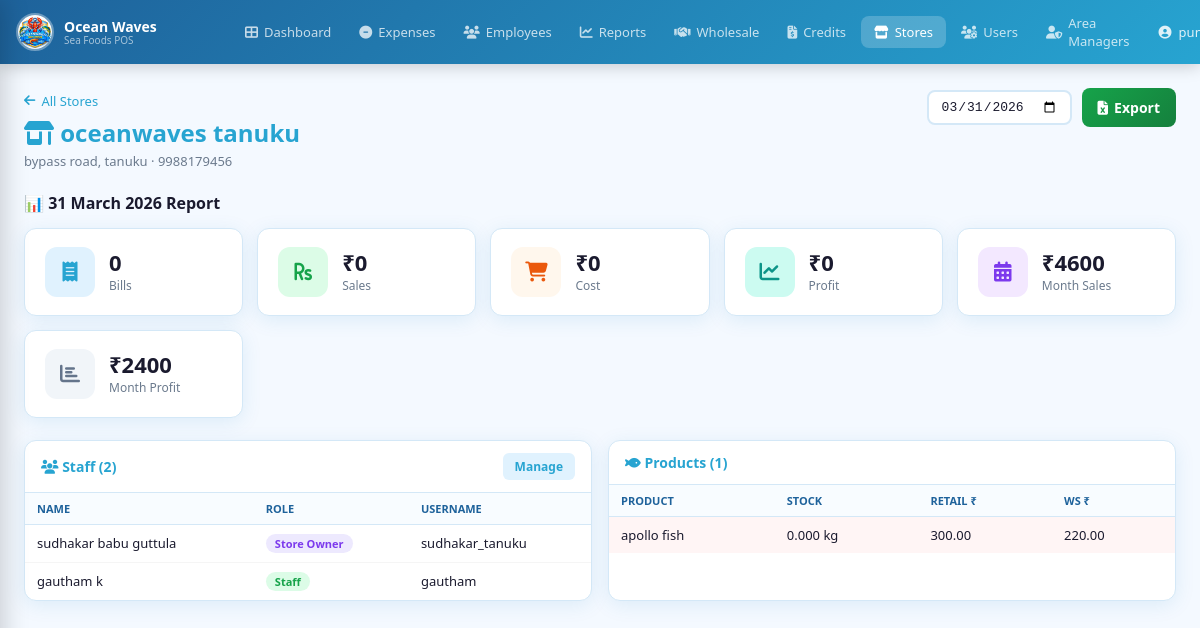
Page /stores/1/ (signed in) on the committed database.
### pos/models.py (models this page shows, shortened)
class Store(models.Model):
    name             = models.CharField(max_length=200)
    address          = models.TextField(blank=True)
    phone            = models.CharField(max_length=20, blank=True)
    whatsapp_number  = models.CharField(max_length=20, blank=True, help_text='Store WhatsApp number for sending bills (e.g. 919876543210)')
    email            = models.EmailField(blank=True)
    gstin            = models.CharField(max_length=20, blank=True, verbose_name="GSTIN")
    is_active        = models.BooleanField(default=True)
    created_at       = models.DateTimeField(auto_now_add=True)
    class Meta:
        ordering = ['name']

class UserProfile(models.Model):
    ROLE_CHOICES = [
        ('SUPERADMIN', 'Super Admin'),   # sees everything across all stores
        ('SUBADMIN',   'Sub-Admin'),     # restricted admin permissions
        ('OWNER',      'Store Owner'),   # full access within assigned store
        ('STAFF',      'Staff'),         # billing + inventory in assigned store
        ('AREAMANAGER','Area Manager'),   # approves wholesale bills via OTP
        ('WHOLESALE_EXEC', 'Wholesale Executive'), # manage 4-5 stores, stock + wholesale approval
    ]
    user      = models.OneToOneField(User, on_delete=models.CASCADE, related_name='profile')
    role      = models.CharField(max_length=20, choices=ROLE_CHOICES, default='STAFF')
    store     = models.ForeignKey(Store, on_delete=models.SET_NULL, null=True, blank=True,
                                  related_name='staff')
    phone          = models.CharField(max_length=20, blank=True, help_text='Contact phone number')
    approval_pin   = models.CharField(max_length=128, blank=True, help_text='Hashed 4-6 digit approval PIN for wholesale approvals')
    is_active = models.BooleanField(default=True)
    permissions = models.JSONField(default=dict, blank=True, help_text='Restricted permissions for SUBADMIN')
    expires_at  = models.DateTimeField(null=True, blank=True, help_text='For temporary roles, access expires after this date')
    @property
    def is_superadmin(self):
        return self.role == 'SUPERADMIN'
    @property
    def has_expired(self):
        if self.expires_at and timezone.now() > self.expires_at:
            return True
        return False

class Product(models.Model):
    CATEGORY_CHOICES = [
        ('FISH',   'Fish'),
        ('PRAWNS', 'Prawns'),
        ('CRAB',   'Crab'),
        ('OTHER',  'Other'),
    ]
    store            = models.ForeignKey(Store, on_delete=models.CASCADE, related_name='products')
    name             = models.CharField(max_length=200)
    barcode          = models.CharField(max_length=100, blank=True, help_text='Barcode number')
    category         = models.CharField(max_length=20, choices=CATEGORY_CHOICES, default='FISH')
    retail_price     = models.DecimalField(max_digits=10, decimal_places=2,
                                           help_text="Selling price for RETAIL (per kg)")
    wholesale_price  = models.DecimalField(max_digits=10, decimal_places=2,
                                           help_text="Selling price for WHOLESALE (per kg)")
    cost_price       = models.DecimalField(max_digits=10, decimal_places=2,
                                           help_text="Purchase / cost price (per kg)")
    stock_quantity   = models.DecimalField(max_digits=10, decimal_places=3, default=0)
    low_stock_alert  = models.DecimalField(max_digits=10, decimal_places=3, default=5,
                                           help_text="Alert threshold in kg")
    is_active        = models.BooleanField(default=True)
    created_at       = models.DateTimeField(auto_now_add=True)
    updated_at       = models.DateTimeField(auto_now=True)
    @property
    def is_out_of_stock(self):
        return self.stock_quantity <= 0
    class Meta:
        ordering = ['category', 'name']

### pos/views.py (the view)
# urls.py: path('stores/<int:store_id>/',        views.store_detail, name='store_detail'),
@login_required
@require_profile
def store_detail(request, store_id):
    profile = get_profile(request.user)
    if not profile.is_superadmin:
        return redirect('dashboard')
    store   = get_object_or_404(Store, id=store_id)
    today   = date.today()
    report_date_str = request.GET.get('date', '')
    try:
        report_date = date.fromisoformat(report_date_str) if report_date_str else today
    except ValueError:
        report_date = today
    r_start, r_end = date_range(report_date)
    items_qs = SaleItem.objects.filter(
        sale__store=store, sale__created_at__range=(r_start, r_end))
    agg = items_qs.aggregate(
        sales=Sum('total_amount'), cost=Sum('total_cost'), profit=Sum('profit'))
    import datetime
    from django.utils.timezone import make_aware, get_current_timezone
    tz = get_current_timezone()
    month_start = make_aware(datetime.datetime(report_date.year, report_date.month, 1, 0, 0, 0), tz)
    import calendar
    last_day = calendar.monthrange(report_date.year, report_date.month)[1]
    month_end = make_aware(datetime.datetime(report_date.year, report_date.month, last_day, 23, 59, 59), tz)
    month_agg = SaleItem.objects.filter(
        sale__store=store, sale__created_at__range=(month_start, month_end)
    ).aggregate(sales=Sum('total_amount'), profit=Sum('profit'))
    ctx = {
        'profile':       profile,
        'store':         store,
        'report_date':   report_date,
        'sales':         Sale.objects.filter(store=store, created_at__range=(r_start, r_end)),
        'sale_items':    items_qs,
        'total_sales':   agg['sales']         or 0,
        'total_cost':    agg['cost']          or 0,
        'total_profit':  agg['profit']        or 0,
        'month_sales':   month_agg['sales']   or 0,
        'month_profit':  month_agg['profit']  or 0,
        'products':      Product.objects.filter(store=store, is_active=True),
        'staff':         UserProfile.objects.filter(store=store, is_active=True).select_related('user'),
        'expenses':      Expense.objects.filter(store=store, date=report_date),
    }
    return render(request, 'pos/store_detail.html', ctx)

### pos/views.py (called while the page is built)
def date_range(d):
    import datetime
    from django.utils.timezone import make_aware, get_current_timezone
    tz    = get_current_timezone()
    start = make_aware(datetime.datetime.combine(d, datetime.time.min), tz)
    end   = make_aware(datetime.datetime.combine(d, datetime.time.max), tz)
    return start, end

def get_profile(user):
    try:
        return user.profile
    except UserProfile.DoesNotExist:
        if user.is_superuser:
            return UserProfile.objects.create(user=user, role='SUPERADMIN')
        return None

def require_profile(view_fn):
    from functools import wraps
    @wraps(view_fn)
    def inner(request, *args, **kwargs):
        p = get_profile(request.user)
        if not p:
            from django.contrib.auth import logout
            logout(request)
            messages.error(request, 'Your account has no role assigned. Contact admin.')
            return redirect('login')
        if p.has_expired:
            from django.contrib.auth import logout
            request.session.flush()
            logout(request)
            messages.error(request, 'Your temporary access role has expired.')
            return redirect('login')
        return view_fn(request, *args, **kwargs)
    return inner

### pos/templates/pos/store_detail.html (shortened to what this page needs)
{% extends 'pos/base.html' %}
{% load static %}
{% block content %}
<div class="pg">
  <div class="pg-header">
    <div>
      <a href="{% url 'store_list' %}" class="back-link"><i class="fas fa-arrow-left"></i> All Stores</a>
      <h1><i class="fas fa-store-alt"></i> {{ store.name }}</h1>
      <p>{{ store.address }}{% if store.phone %} · {{ store.phone }}{% endif %} {% if store.gstin %}· GSTIN: {{ store.gstin }}{% endif %}</p>
    </div>
    <div style="display:flex;gap:10px;align-items:center;">
      <form method="GET" style="display:flex;gap:8px;align-items:center;">
        <input type="date" name="date" value="{{ report_date|date:'Y-m-d' }}" onchange="this.form.submit()" class="date-input">
      </form>
      <a href="{% url 'export_excel' %}?date={{ report_date|date:'Y-m-d' }}&store={{ store.id }}" class="btn-excel"><i class="fas fa-file-excel"></i> Export</a>
    </div>
  </div>
  <h3 class="section-title">📊 {{ report_date|date:"d F Y" }} Report</h3>
  <div class="kpi-grid">
    <div class="kpi blue"><div class="kpi-icon"><i class="fas fa-receipt"></i></div><div class="kpi-body"><span class="kpi-val">{{ sales.count }}</span><span class="kpi-lbl">Bills</span></div></div>
    <div class="kpi green"><div class="kpi-icon"><i class="fas fa-rupee-sign"></i></div><div class="kpi-body"><span class="kpi-val">₹{{ total_sales|floatformat:0 }}</span><span class="kpi-lbl">Sales</span></div></div>
    <div class="kpi orange"><div class="kpi-icon"><i class="fas fa-shopping-cart"></i></div><div class="kpi-body"><span class="kpi-val">₹{{ total_cost|floatformat:0 }}</span><span class="kpi-lbl">Cost</span></div></div>
    <div class="kpi teal"><div class="kpi-icon"><i class="fas fa-chart-line"></i></div><div class="kpi-body"><span class="kpi-val">₹{{ total_profit|floatformat:0 }}</span><span class="kpi-lbl">Profit</span></div></div>
    <div class="kpi purple"><div class="kpi-icon"><i class="fas fa-calendar-alt"></i></div><div class="kpi-body"><span class="kpi-val">₹{{ month_sales|floatformat:0 }}</span><span class="kpi-lbl">Month Sales</span></div></div>
    <div class="kpi grey"><div class="kpi-icon"><i class="fas fa-chart-bar"></i></div><div class="kpi-body"><span class="kpi-val">₹{{ month_profit|floatformat:0 }}</span><span class="kpi-lbl">Month Profit</span></div></div>
  </div>
  <div class="dash-grid2">
    <div class="dash-card">
      <div class="dc-header"><h3><i class="fas fa-users"></i> Staff ({{ staff|length }})</h3>
        <a href="{% url 'user_management' %}" class="btn-sm blue">Manage</a></div>
      <table class="mini-table">
        <thead><tr><th>Name</th><th>Role</th><th>Username</th></tr></thead>
        <tbody>
        {% for up in staff %}
        <tr><td>{{ up.user.get_full_name|default:up.user.username }}</td>
            <td><span class="pill pill-{{ up.role|lower }}">{{ up.get_role_display }}</span></td>
            <td>{{ up.user.username }}</td></tr>
        {% empty %}<tr><td colspan="3" class="empty-mini">No staff assigned</td></tr>{% endfor %}
        </tbody>
      </table>
    </div>
    <div class="dash-card">
      <div class="dc-header"><h3><i class="fas fa-fish"></i> Products ({{ products.count }})</h3></div>
      <table class="mini-table">
        <thead><tr><th>Product</th><th>Stock</th><th>Retail ₹</th><th>WS ₹</th></tr></thead>
        <tbody>
        {% for p in products|slice:":8" %}
        <tr class="{% if p.is_out_of_stock %}row-red{% elif p.is_low_stock %}row-orange{% endif %}">
          <td>{{ p.name }}</td>
          <td>{{ p.stock_quantity }} kg</td>
          <td>{{ p.retail_price }}</td>
          <td>{{ p.wholesale_price }}</td>
        </tr>
        {% endfor %}
        </tbody>
      </table>
    </div>
  </div>
</div>
{% endblock %}

### pos/templates/pos/base.html (shortened to what this page needs)
{% load static %}
<!DOCTYPE html>
<html lang="en">
<head>
<link rel="stylesheet" href="{% static 'pos/css/style.css' %}">
<link rel="stylesheet" href="https://cdnjs.cloudflare.com/ajax/libs/font-awesome/6.5.0/css/all.min.css">
</head>
<body>
{% if user.is_authenticated %}
{% with profile=request.user.profile %}
<nav class="navbar">
  <div class="nav-brand">
    <img src="{% static 'pos/images/logo.jpg' %}" alt="Logo" class="nav-logo">
    <div class="nav-brand-text">
      <span class="nav-title">Ocean Waves</span>
      <span class="nav-sub">Sea Foods POS</span>
    </div>
  </div>
  <div class="nav-links">
    <a href="{% url 'dashboard' %}" class="nav-link {% if request.resolver_match.url_name == 'dashboard' %}active{% endif %}">
      <i class="fas fa-th-large"></i> Dashboard
    </a>
    {% if profile.role in 'OWNER,SUPERADMIN' or profile.is_owner %}
    <a href="{% url 'expenses_page' %}" class="nav-link {% if 'expense' in request.resolver_match.url_name %}active{% endif %}">
      <i class="fas fa-minus-circle"></i> Expenses
    </a>
    <a href="{% url 'employee_list' %}" class="nav-link {% if 'employee' in request.resolver_match.url_name %}active{% endif %}">
      <i class="fas fa-users"></i> Employees
    </a>
    <a href="{% url 'reports' %}" class="nav-link {% if 'report' in request.resolver_match.url_name %}active{% endif %}">
      <i class="fas fa-chart-line"></i> Reports
    </a>
    {% endif %}
    <a href="{% url 'wholesale_customers' %}" class="nav-link {% if 'wholesale_customer' in request.resolver_match.url_name %}active{% endif %}">
      <i class="fas fa-handshake"></i> Wholesale
    </a>
    <a href="{% url 'credits_list' %}" class="nav-link {% if 'credit' in request.resolver_match.url_name %}active{% endif %}">
      <i class="fas fa-file-invoice-dollar"></i> Credits
    </a>
    {% if profile.is_superadmin %}
    <a href="{% url 'store_list' %}" class="nav-link {% if 'store' in request.resolver_match.url_name %}active{% endif %}">
      <i class="fas fa-store"></i> Stores
    </a>
    <a href="{% url 'user_management' %}" class="nav-link {% if request.resolver_match.url_name == 'user_management' %}active{% endif %}">
      <i class="fas fa-users-cog"></i> Users
    </a>
    <a href="{% url 'area_manager_list' %}" class="nav-link {% if 'area_manager' in request.resolver_match.url_name %}active{% endif %}">
      <i class="fas fa-user-shield"></i> Area Managers
    </a>
    {% endif %}
  </div>
  <div class="nav-right">
    <div class="nav-user-info">
      <i class="fas fa-user-circle"></i>
      <span>{{ user.get_full_name|default:user.username }}</span>
    </div>
  </div>
</nav>
{% endwith %}
{% endif %}
<div class="page-wrap {% if not user.is_authenticated %}no-nav{% endif %}">
  {% block content %}{% endblock %}
</div>
</body>
</html>

### rows in the picture
Store: name "oceanwaves tanuku", address "bypass road, tanuku", phone "9988179456"
UserProfile: user.get_full_name "sudhakar babu guttula", role "Store Owner", user.username "sudhakar_tanuku"
UserProfile: user.get_full_name "gautham k", role "Staff", user.username "gautham"
Product: name "apollo fish", stock_quantity "0.000", retail_price "300.00", wholesale_price "220.00"

### other values in the picture
{{ report_date|date:"d F Y" }} "31 March 2026"
{{ sales.count }} "0"
{{ total_sales|floatformat:0 }} "0"
{{ total_cost|floatformat:0 }} "0"
{{ total_profit|floatformat:0 }} "0"
{{ month_sales|floatformat:0 }} "4600"
{{ month_profit|floatformat:0 }} "2400"
{{ staff|length }} "2"
{{ products.count }} "1"
